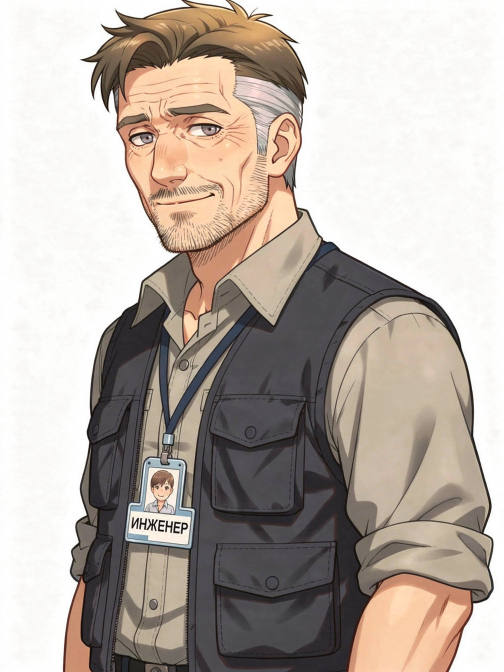
#> input picture assets/gen/sergey_eng_old__flux-2_0.jpg, 1008 x 1344 px (shown at 1/2 size)
$ python _emo_diff.py
#> lines starting #> are read from the running program, lines starting #| are printed output that depends on the picture
# -*- coding: utf-8 -*-
"""Насколько эмоции Сергея отличаются от базы и ГДЕ: должна меняться только мимика."""
import os
import numpy as np
from PIL import Image

HERE = os.path.dirname(os.path.abspath(__file__))
GEN = os.path.join(HERE, 'assets', 'gen')
base = Image.open(os.path.join(GEN, 'sergey_eng_old__flux-2_0.jpg')).convert('RGB')
#> base is the input picture: PIL image 1008x1344 RGB; mean R, G, B 183.9, 174.1, 166.2
B = np.asarray(base, np.float32)

for nm in ('sergey_smile_0.jpg', 'sergey_concerned_0.jpg'):
    im = Image.open(os.path.join(GEN, nm)).convert('RGB')
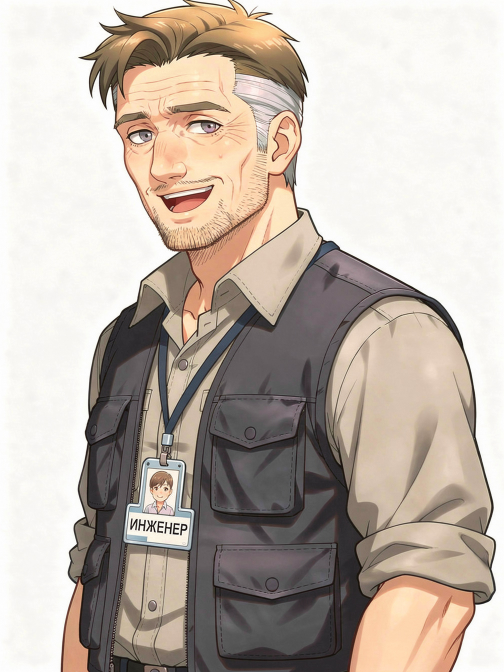
#> input picture assets/gen/sergey_smile_0.jpg, 1008 x 1344 px (shown at 1/2 size)
#> im is the input picture: PIL image 1008x1344 RGB; mean R, G, B 190.5, 179.6, 170
    if im.size != base.size:
        im = im.resize(base.size, Image.LANCZOS)
    A = np.asarray(im, np.float32)
    d = np.abs(A - B).mean(2)
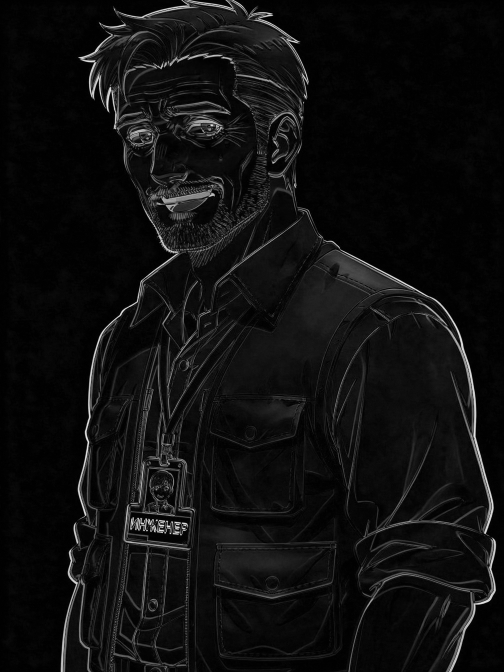
#> d: shape (1344, 1008) float32 (shown at 1/2 size); min 0, max 248.7, mean 15.5
    h, w = d.shape
#> h = 1344; w = 1008
    # сетка 4x4: где изменения
    print('==', nm, 'mean diff=%.1f, >40: %.1f%%' % (d.mean(), 100 * (d > 40).mean()))
#| == sergey_smile_0.jpg mean diff=15.5, >40: 8.5%
    for gy in range(4):
        row = ''
        for gx in range(4):
            cell = d[gy * h // 4:(gy + 1) * h // 4, gx * w // 4:(gx + 1) * w // 4]
            row += '%6.1f' % (100 * (cell > 40).mean())
        print('   ', row)
#> pass 2 of the loop `for nm in ('sergey_smile_0.jpg', 'sergey_concerned_0.jpg'):`:
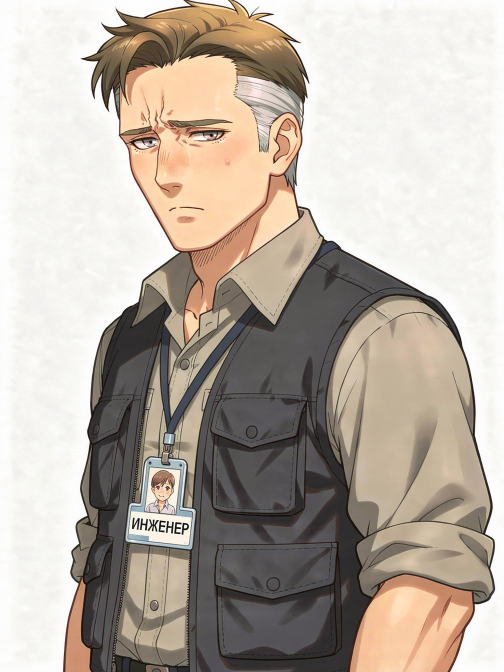
#> input picture assets/gen/sergey_concerned_0.jpg, 1008 x 1344 px (shown at 1/2 size)
#> im is the input picture: PIL image 1008x1344 RGB; mean R, G, B 185.3, 175.6, 165.1
#> `d = np.abs(A - B).mean(2)`:
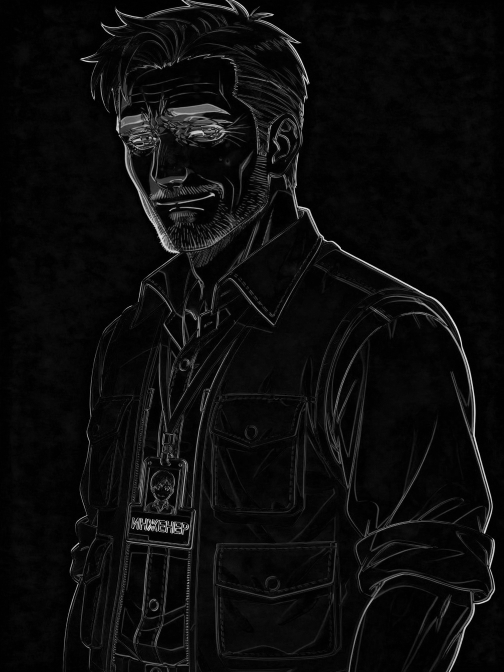
#> d: shape (1344, 1008) float32 (shown at 1/2 size); min 0, max 248.7, mean 12.3
#| == sergey_concerned_0.jpg mean diff=12.3, >40: 7.0%
